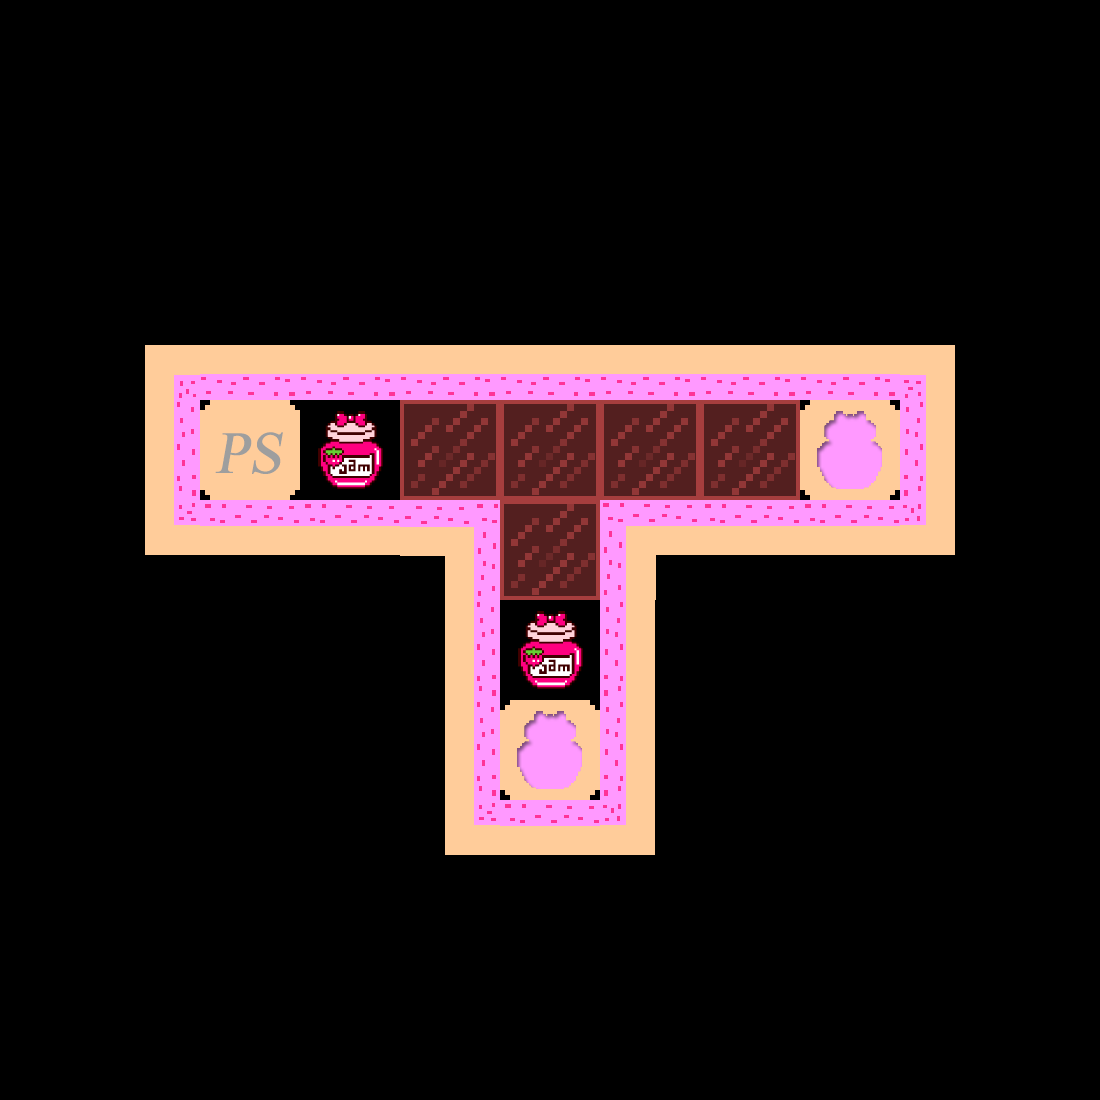

Below is a game level as drawn by its tile map, then a one-line description and the .tmx that defines it (tile-layer data replaced by summaries):
An orthogonal 11x11 tile map with 100x100 px tiles, 1 tile layer (Calque de Tile 1).

<map version="1.0" orientation="orthogonal" width="11" height="11" tilewidth="100" tileheight="100">
 <properties>
  <property name="eatPower" value="0" />
  <property name="par" value="9" />
 </properties>
 <tileset firstgid="1" name="newTileSet" tilewidth="100" tileheight="100">
  <image source="../img/sprite/game/newTileSet.png" width="700" height="400" />
 </tileset>
 <layer name="Calque de Tile 1" width="11" height="11">
  <data>[121 cells, 36 non-empty, 14 distinct tile ids]</data>
 </layer>
</map>
